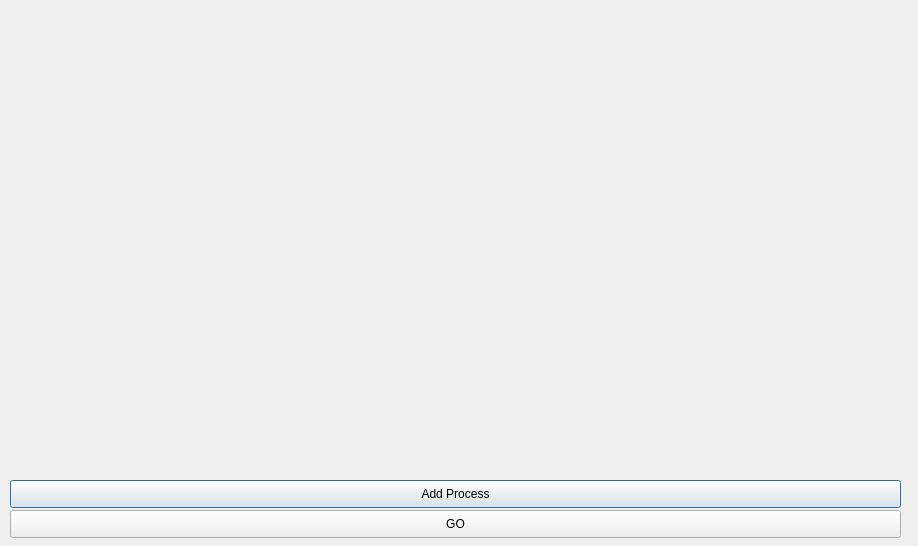
<?xml version="1.0" encoding="UTF-8"?>
<ui version="4.0">
 <class>FCFS_Dialog</class>
 <widget class="QDialog" name="FCFS_Dialog">
  <property name="geometry">
   <rect>
    <x>0</x>
    <y>0</y>
    <width>918</width>
    <height>546</height>
   </rect>
  </property>
  <property name="windowTitle">
   <string>Dialog</string>
  </property>
  <widget class="QPushButton" name="pushButton_addProcess">
   <property name="geometry">
    <rect>
     <x>10</x>
     <y>480</y>
     <width>891</width>
     <height>28</height>
    </rect>
   </property>
   <property name="sizePolicy">
    <sizepolicy hsizetype="Preferred" vsizetype="Fixed">
     <horstretch>0</horstretch>
     <verstretch>0</verstretch>
    </sizepolicy>
   </property>
   <property name="text">
    <string>Add Process</string>
   </property>
  </widget>
  <widget class="QWidget" name="verticalLayoutWidget_2">
   <property name="geometry">
    <rect>
     <x>11</x>
     <y>11</y>
     <width>891</width>
     <height>461</height>
    </rect>
   </property>
   <layout class="QVBoxLayout" name="verticalLayout_2"/>
  </widget>
  <widget class="QPushButton" name="pushButton_Go">
   <property name="geometry">
    <rect>
     <x>10</x>
     <y>510</y>
     <width>891</width>
     <height>28</height>
    </rect>
   </property>
   <property name="sizePolicy">
    <sizepolicy hsizetype="Preferred" vsizetype="Fixed">
     <horstretch>0</horstretch>
     <verstretch>0</verstretch>
    </sizepolicy>
   </property>
   <property name="text">
    <string>GO</string>
   </property>
  </widget>
 </widget>
 <resources/>
 <connections/>
</ui>
